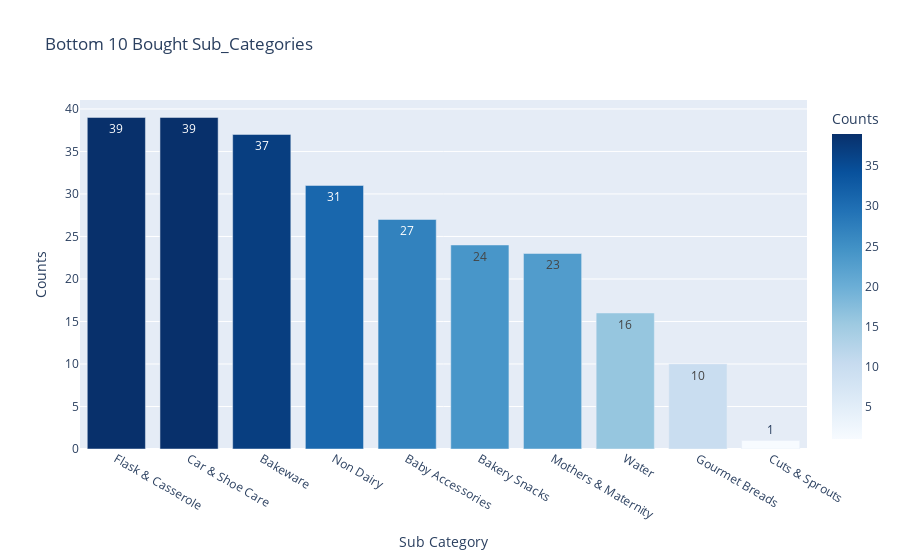

Here is the notebook cell this chart was saved with:
### Code cell
px.bar(data_frame=counts_df[-10:],
      x='Sub Category',
      y='Counts',
      color='Counts',
      color_continuous_scale='blues',
      text_auto=True,
      title='Bottom 10 Bought Sub_Categories')

### Figure 1 — Plotly figure (JSON) as saved in the notebook; plotly's stock layout.template omitted (floating-point values rounded to 4 significant figures)
{"data": [{"alignmentgroup": "True", "hovertemplate": "Sub Category=%{x}<br>Counts=%{marker.color}<extra></extra>", "legendgroup": "", "marker": {"color": [39, 39, 37, 31, 27, 24, 23, 16, 10, 1], "coloraxis": "coloraxis", "pattern": {"shape": ""}}, "name": "", "offsetgroup": "", "orientation": "v", "showlegend": false, "textposition": "auto", "texttemplate": "%{y}", "type": "bar", "x": ["Flask & Casserole", "Car & Shoe Care", "Bakeware", "Non Dairy", "Baby Accessories", "Bakery Snacks", "Mothers & Maternity", "Water", "Gourmet Breads", "Cuts & Sprouts"], "xaxis": "x", "y": [39, 39, 37, 31, 27, 24, 23, 16, 10, 1], "yaxis": "y"}], "layout": {"barmode": "relative", "coloraxis": {"colorbar": {"title": {"text": "Counts"}}, "colorscale": [[0, "rgb(247,251,255)"], [0.125, "rgb(222,235,247)"], [0.25, "rgb(198,219,239)"], [0.375, "rgb(158,202,225)"], [0.5, "rgb(107,174,214)"], [0.625, "rgb(66,146,198)"], [0.75, "rgb(33,113,181)"], [0.875, "rgb(8,81,156)"], [1, "rgb(8,48,107)"]]}, "legend": {"tracegroupgap": 0}, "title": {"text": "Bottom 10 Bought Sub_Categories"}, "xaxis": {"anchor": "y", "domain": [0, 1], "title": {"text": "Sub Category"}}, "yaxis": {"anchor": "x", "domain": [0, 1], "title": {"text": "Counts"}}}}
